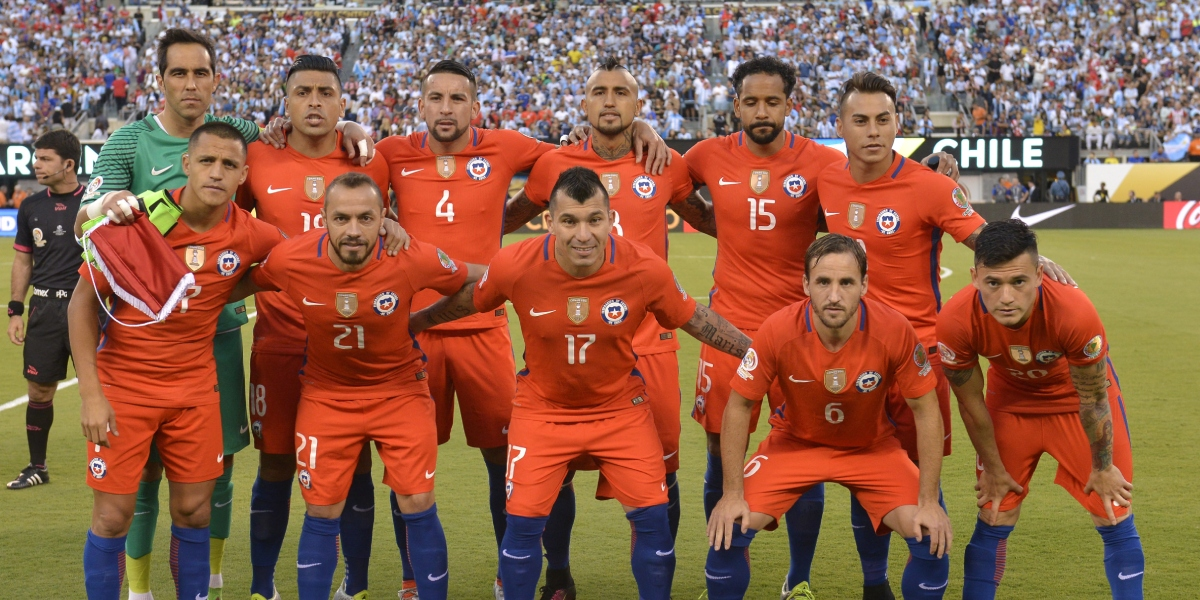
#> input picture clase13/imagen.jpg, 1200 x 600 px
$ python clase13_14_paleta.py
#> lines starting #> are read from the running program, lines starting #| are printed output that depends on the picture
"""
🎨 Reconocimiento de colores dominantes en una imagen con K-Means

Este programa:
1. Carga 'imagen.jpg' desde el directorio actual.
2. Redimensiona la imagen para procesamiento rápido.
3. Usa K-Means (con sklearn) para identificar los n colores más frecuentes.
4. Muestra y guarda una paleta de colores generada.
"""

import cv2
import numpy as np
from sklearn.cluster import KMeans
from sklearn import datasets, model_selection, metrics
from sklearn.ensemble import RandomForestClassifier
import matplotlib.pyplot as plt

# Parámetros
N_COLORES = 5  # Número de colores dominantes a detectar

# Cargar imagen
imagen = cv2.imread("imagen.jpg")
#> imagen is the input picture: shape (600, 1200, 3); mean B, G, R 72.3, 95.3, 142.1
if imagen is None:
    print("❌ No se encontró 'imagen.jpg'")
    exit()

# Redimensionar para acelerar el procesamiento
imagen = cv2.resize(imagen, (200, 200))
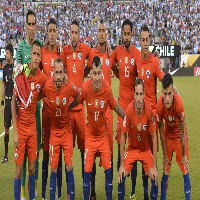
#> imagen: shape (200, 200, 3); mean B, G, R 72.5, 95.5, 142.4
imagen_rgb = cv2.cvtColor(imagen, cv2.COLOR_BGR2RGB)

# Convertir la imagen a un arreglo 2D (píxeles como puntos)
pixeles = imagen_rgb.reshape((-1, 3))

# Aplicar K-Means
kmeans = KMeans(n_clusters=N_COLORES, n_init='auto')
kmeans.fit(pixeles)

# Obtener los colores y sus proporciones
colores = kmeans.cluster_centers_.astype(int)
labels = kmeans.labels_

# Calcular proporciones de cada color
proporciones = np.bincount(labels) / len(labels)

# Crear una paleta de colores
paleta = np.zeros((50, 300, 3), dtype=np.uint8)
pos_inicio = 0

for i, (color, prop) in enumerate(zip(colores, proporciones)):
    ancho = int(prop * 300)
    paleta[:, pos_inicio:pos_inicio + ancho] = color
    pos_inicio += ancho

# Mostrar y guardar la paleta
plt.figure(figsize=(6, 2))
plt.axis("off")
plt.imshow(paleta)
plt.title("🎨 Colores dominantes")
plt.savefig("paleta_colores.jpg")
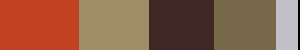
#> shown: shape (50, 300, 3); mean R, G, B 140.6, 94.2, 71.3
plt.show()
